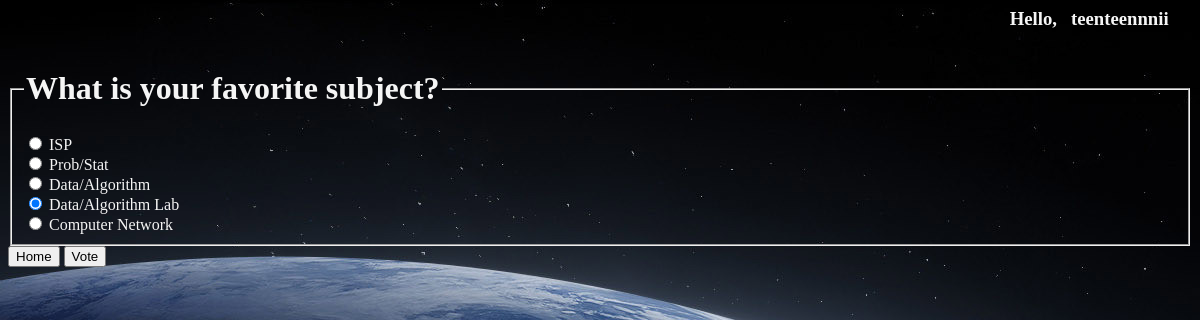
Screenshot of /polls/2/ (signed in) with the database file from the repository.
### polls/models.py (models this page shows, shortened)
class Question(models.Model):
    question_text = models.CharField(max_length=200)
    pub_date = models.DateTimeField('date published')
    end_date = models.DateTimeField('date ended', null=True)

class Choice(models.Model):
    question = models.ForeignKey(Question, on_delete=models.CASCADE)
    choice_text = models.CharField(max_length=200)

### polls/views.py (the view, shortened to what this page needs)
# urls.py: path('<int:pk>/', views.DetailView.as_view(), name='detail'),
class DetailView(LoginRequiredMixin, generic.DetailView):
    model = Question
    template_name = 'polls/detail.html'
    def get(self, request, *args, **kwargs):
        user = request.user
        try:
            question = get_object_or_404(Question, pk=kwargs['pk'])
        except Http404:
            messages.error(request, "This question is not available for voting.")
            return HttpResponseRedirect(reverse('polls:index'))
        try:
            if not user.is_authenticated:
                raise Vote.DoesNotExist
            user_vote = question.vote_set.get(user=user).choice
        except Vote.DoesNotExist:
            return super().get(request, *args, **kwargs)
        else:
            return render(request, 'polls/detail.html', {
                'question': question,
                'user_vote': user_vote,
            })

### polls/templates/polls/detail.html (shortened to what this page needs)
{% load static %}
<link rel="stylesheet" href="{% static 'polls/style.css' %}">
{% block body%}
<h3 style="text-align:right;">Hello,&ensp; {{ request.user }} &emsp;</h3>
<form action="{% url 'polls:vote' question.id %}" method="post">
    <fieldset>
        <legend><h1>{{ question.question_text }}</h1></legend>
        {% for choice in question.choice_set.all %}
            {% if choice == user_vote %}
                <input type="radio" name="choice" id="choice{{ forloop.counter }}" value="{{ choice.id }}" checked>
            {% else %}
                <input type="radio" name="choice" id="choice{{ forloop.counter }}" value="{{ choice.id }}">
            {% endif %}
            <label for="choice{{ forloop.counter }}">{{ choice.choice_text }}</label><br>
        {% endfor %}
    </fieldset>
    <a href="{% url 'polls:index' %}"> <button type="button">{{"Home"}}</button></a>
    <input type="submit" value="Vote">
    </form>
{% endblock body%}

### polls/static/polls/style.css (style rules this page uses)
h1, h2, h3 { color: whitesmoke; }
label, table, small { color: whitesmoke; }
a, p { color: salmon; }

### rows the page displays
Question: question_text "What is your favorite subject?"
Choice: choice_text "ISP"
Choice: choice_text "Prob/Stat"
Choice: choice_text "Data/Algorithm"
Choice: choice_text "Data/Algorithm Lab"
Choice: choice_text "Computer Network"

### other values shown
{{ request.user }} "teenteennnii"
{{ "Home" }} "Home"
